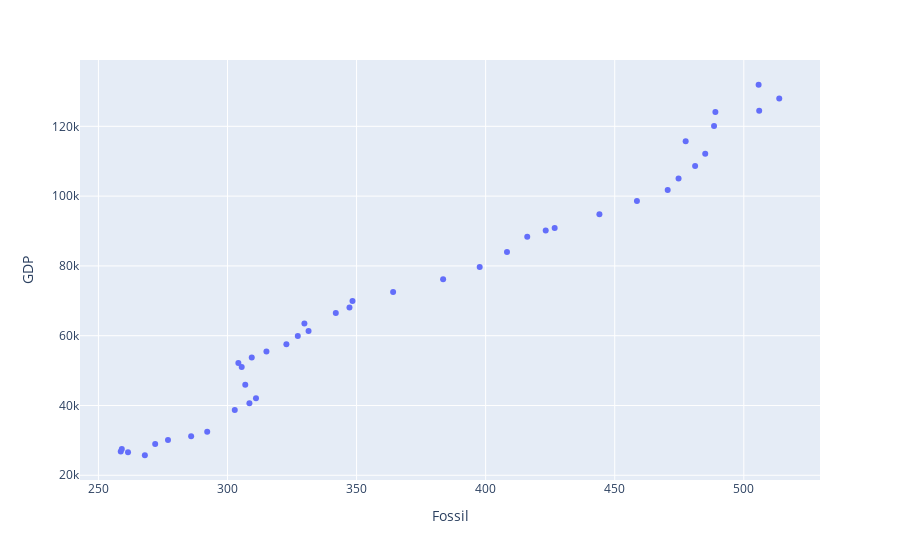

Notebook code for this chart:
### Markdown cell above
#### Almost linear. The highest the GDP the most emissions of CO2.

### Code cell
fig=px.scatter(df_source2,x='Fossil', y='GDP',labels=dict(x='Country'))
fig.show()

### Figure 1 — Plotly figure (JSON) as saved in the notebook; plotly's stock layout.template omitted (floating-point values rounded to 4 significant figures)
{"data": [{"hovertemplate": "Fossil=%{x}<br>GDP=%{y}<extra></extra>", "legendgroup": "", "marker": {"color": "#636efa", "symbol": "circle"}, "mode": "markers", "name": "", "orientation": "v", "showlegend": false, "type": "scatter", "x": [268.0, 261.5, 258.7, 259.1, 272.0, 277.0, 285.9, 292.1, 302.8, 308.5, 311.0, 306.9, 305.5, 304.2, 309.4, 315.1, 322.8, 327.2, 331.4, 329.8, 342.0, 347.3, 348.4, 364.2, 383.5, 397.7, 408.3, 416.1, 426.7, 423.3, 444.1, 458.6, 470.5, 474.7, 481.1, 485.1, 477.5, 488.5, 506.0, 513.7, 489.0, 505.7], "xaxis": "x", "y": [25740.0, 26630.0, 26780.0, 27550.0, 28960.0, 30090.0, 31160.0, 32500.0, 38710.0, 40610.0, 42090.0, 45940.0, 51060.0, 52180.0, 53720.0, 55460.0, 57570.0, 59900.0, 61350.0, 63470.0, 66520.0, 68050.0, 69930.0, 72500.0, 76170.0, 79720.0, 83960.0, 88320.0, 90850.0, 90180.0, 94830.0, 98590.0, 101800.0, 105100.0, 108600.0, 112200.0, 115800.0, 120100.0, 124400.0, 127900.0, 124100.0, 131900.0], "yaxis": "y"}], "layout": {"autosize": true, "legend": {"tracegroupgap": 0}, "margin": {"t": 60}, "xaxis": {"anchor": "y", "autorange": true, "domain": [0, 1], "range": [243.2, 529.2], "title": {"text": "Fossil"}, "type": "linear"}, "yaxis": {"anchor": "x", "autorange": true, "domain": [0, 1], "range": [17520.0, 140100.0], "title": {"text": "GDP"}, "type": "linear"}}}
